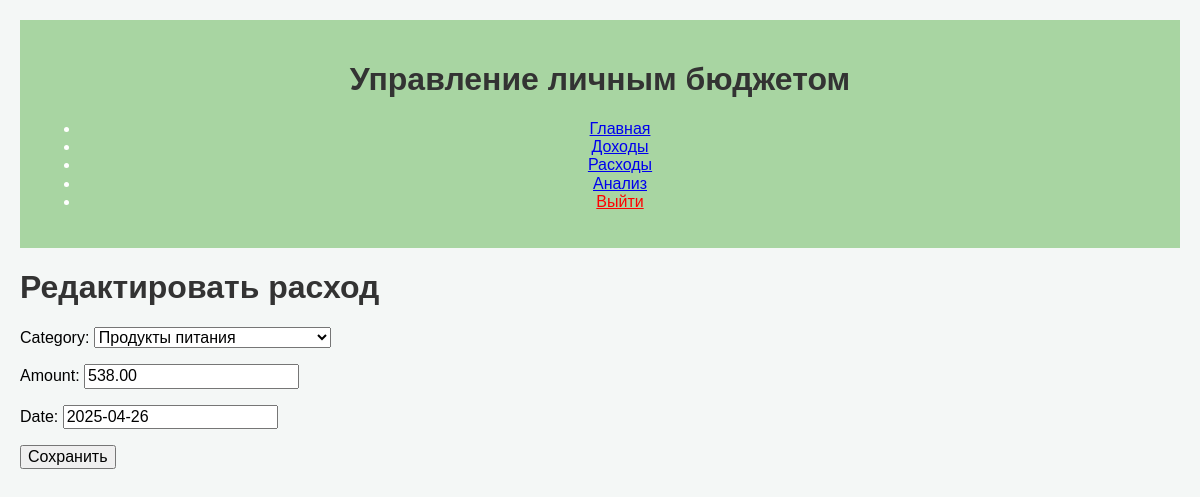
The page /expense/edit/1/ (signed in) on the database its author committed.
### budget/models.py (models this page shows, shortened)
class Expense(models.Model):
    user = models.ForeignKey(User, on_delete=models.CASCADE)
    category = models.ForeignKey(ExpenseCategory, on_delete=models.SET_NULL, null=True, blank=True)
    amount = models.DecimalField(max_digits=10, decimal_places=2)
    date = models.DateField()

### budget/views.py (the view)
# urls.py: path('expense/edit/<int:pk>/', views.edit_expense, name='edit_expense'),
@login_required
def edit_expense(request, pk):
    expense = get_object_or_404(Expense, pk=pk, user=request.user)
    if request.method == 'POST':
        form = ExpenseForm(request.POST, instance=expense)
        if form.is_valid():
            form.save()
            return redirect('expense_list')
    else:
        form = ExpenseForm(instance=expense)
    return render(request, 'budget/add_expense.html', {'form': form, 'expense': expense})

### budget/forms.py
class ExpenseForm(forms.ModelForm):
    class Meta:
        model = Expense
        fields = ['category', 'amount', 'date']
        category = forms.ModelChoiceField(queryset=ExpenseCategory.objects.all(), empty_label="Select a Category")

### budget/models.py (called while the page is built)
    def __str__(self):
        return self.name

### budget/templates/budget/add_expense.html (shortened to what this page needs)
{% extends 'budget/base.html' %}
{% block content %}
<h1>
    {% if expense %}
    Редактировать расход
    {% else %}
    Добавить расход
    {% endif %}
</h1>
<form method="post">
    {{ form.as_p }}
    <button type="submit">Сохранить</button>
</form>
{% endblock %}

### static/css/style.css (style rules this page uses)
body { font-family: Arial, sans-serif; background-color: #f4f7f6; margin: 0; padding: 0; }
h1, h2, h3 { font-weight: bold; color: #333; }

### budget/templates/budget/base.html (style rules this page uses)
body { font-family: Arial, sans-serif; margin: 20px; }

### rows shown on the page
Expense: category "Продукты питания", amount "538.00", date "2025-04-26"
